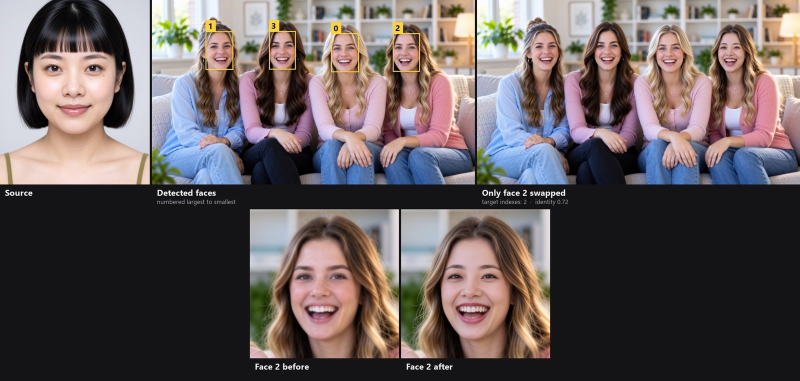
#> input picture .github/images/face-indexes-v2.jpg, 1600 x 762 px (shown at 1/2 size); its folder holds only this picture in this run
$ python -i safety.py   (imports and definitions only)
#> lines starting #> are read from the running program, lines starting #| are printed output that depends on the picture
### lib_visage/models.py
"""Model registry and on-demand downloads.

Visage never redistributes model weights. Every model is fetched from its
upstream host the first time it is needed and stored under the models
directory (``<forge>/models/visage`` by default). Several of these models are
licensed for non-commercial / research use only; the license is listed next
to each entry and surfaced in the UI.
"""

from __future__ import annotations

import hashlib
import os
import threading
import urllib.request
from dataclasses import dataclass, field

from .hashes import MODEL_HASHES

_FF_HF = "https://huggingface.co/facefusion/{release}/resolve/main/{file}"
_FF_GH = "https://github.com/facefusion/facefusion-assets/releases/download/{release}/{file}"
_REACTOR_HF = "https://huggingface.co/datasets/Gourieff/ReActor/resolve/main/models/{file}"


@dataclass(frozen=True)
class ModelSpec:
    key: str
    kind: str  # detector | recognizer | landmarker | swapper | restorer | occluder | parser
    file: str
    urls: tuple[str, ...]
    license: str
    label: str = ""
    # model specific knobs
    template: str = ""
    size: int = 0
    mean: float = 0.0
    std: float = 1.0
    arch: str = ""
    extra: dict = field(default_factory=dict)

    @property
    def title(self) -> str:
        return self.label or self.key


def _ff(release: str, file: str) -> tuple[str, ...]:
    return (_FF_HF.format(release=release, file=file), _FF_GH.format(release=release, file=file))


REGISTRY: dict[str, ModelSpec] = {}


def _add(spec: ModelSpec) -> None:
    REGISTRY[spec.key] = spec


# --- detection / analysis -------------------------------------------------
_add(ModelSpec("retinaface_10g", "detector", "detection/retinaface_10g.onnx", _ff("models-3.0.0", "retinaface_10g.onnx"),
               "MIT (InsightFace SCRFD-10G)", "RetinaFace / SCRFD 10G", arch="scrfd"))
_add(ModelSpec("scrfd_2.5g", "detector", "detection/scrfd_2.5g.onnx", _ff("models-3.0.0", "scrfd_2.5g.onnx"),
               "MIT (InsightFace)", "SCRFD 2.5G (fast)", arch="scrfd"))
_add(ModelSpec("yoloface_8n", "detector", "detection/yoloface_8n.onnx", _ff("models-3.0.0", "yoloface_8n.onnx"),
               "GPL-3.0 (YOLOv8-face)", "YOLOv8n face", arch="yoloface"))
_add(ModelSpec("arcface_w600k_r50", "recognizer", "recognition/arcface_w600k_r50.onnx", _ff("models-3.0.0", "arcface_w600k_r50.onnx"),
               "Non-commercial (InsightFace)", "ArcFace w600k r50", template="arcface_112", size=112))
_add(ModelSpec("fan_68_5", "landmarker", "detection/fan_68_5.onnx", _ff("models-3.0.0", "fan_68_5.onnx"),
               "Apache-2.0 (FaceFusion)", "5 to 68 landmark estimator"))
_add(ModelSpec("fairface", "classifier", "detection/fairface.onnx", _ff("models-3.0.0", "fairface.onnx"),
               "CC BY 4.0 (FairFace)", "FairFace gender / age", template="arcface_112", size=224))

# --- swappers ---------------------------------------------------------------
_add(ModelSpec("hyperswap_1a_256", "swapper", "swappers/hyperswap_1a_256.onnx", _ff("models-3.3.0", "hyperswap_1a_256.onnx"),
               "ResearchRAIL (FaceFusion)", "HyperSwap 1A 256", template="arcface_128", size=256, mean=0.5, std=0.5, arch="hyperswap"))
_add(ModelSpec("hyperswap_1b_256", "swapper", "swappers/hyperswap_1b_256.onnx", _ff("models-3.3.0", "hyperswap_1b_256.onnx"),
               "ResearchRAIL (FaceFusion)", "HyperSwap 1B 256", template="arcface_128", size=256, mean=0.5, std=0.5, arch="hyperswap"))
_add(ModelSpec("hyperswap_1c_256", "swapper", "swappers/hyperswap_1c_256.onnx", _ff("models-3.3.0", "hyperswap_1c_256.onnx"),
               "ResearchRAIL (FaceFusion)", "HyperSwap 1C 256", template="arcface_128", size=256, mean=0.5, std=0.5, arch="hyperswap"))
_add(ModelSpec("inswapper_128", "swapper", "swappers/inswapper_128.onnx", _ff("models-3.0.0", "inswapper_128.onnx"),
               "Non-commercial (InsightFace)", "inswapper 128", template="arcface_128", size=128, arch="inswapper"))
_add(ModelSpec("inswapper_128_fp16", "swapper", "swappers/inswapper_128_fp16.onnx", _ff("models-3.0.0", "inswapper_128_fp16.onnx"),
               "Non-commercial (InsightFace)", "inswapper 128 fp16", template="arcface_128", size=128, arch="inswapper"))
_add(ModelSpec("reswapper_128", "swapper", "swappers/reswapper_128.onnx", (_REACTOR_HF.format(file="reswapper_128.onnx"),),
               "Non-commercial (ReSwapper)", "ReSwapper 128", template="arcface_128", size=128, arch="inswapper"))
_add(ModelSpec("reswapper_256", "swapper", "swappers/reswapper_256.onnx", (_REACTOR_HF.format(file="reswapper_256.onnx"),),
               "Non-commercial (ReSwapper)", "ReSwapper 256", template="arcface_128", size=256, arch="inswapper"))

_add(ModelSpec("simswap_256", "swapper", "swappers/simswap_256.onnx", _ff("models-3.0.0", "simswap_256.onnx"),
               "Non-commercial (SimSwap)", "SimSwap 256", template="arcface_112_v1", size=256, arch="simswap",
               extra={"converter": "crossface_simswap", "mean": (0.485, 0.456, 0.406), "std": (0.229, 0.224, 0.225)}))
_add(ModelSpec("simswap_unofficial_512", "swapper", "swappers/simswap_unofficial_512.onnx", _ff("models-3.0.0", "simswap_unofficial_512.onnx"),
               "Non-commercial (SimSwap)", "SimSwap 512 (unofficial)", template="arcface_112_v1", size=512, arch="simswap",
               extra={"converter": "crossface_simswap"}))
_add(ModelSpec("ghost_1_256", "swapper", "swappers/ghost_1_256.onnx", _ff("models-3.0.0", "ghost_1_256.onnx"),
               "Apache-2.0 (GHOST, ai-forever)", "GHOST 1 256", template="arcface_112_v1", size=256, mean=0.5, std=0.5, arch="ghost",
               extra={"converter": "crossface_ghost"}))
_add(ModelSpec("ghost_2_256", "swapper", "swappers/ghost_2_256.onnx", _ff("models-3.0.0", "ghost_2_256.onnx"),
               "Apache-2.0 (GHOST, ai-forever)", "GHOST 2 256", template="arcface_112_v1", size=256, mean=0.5, std=0.5, arch="ghost",
               extra={"converter": "crossface_ghost"}))
_add(ModelSpec("ghost_3_256", "swapper", "swappers/ghost_3_256.onnx", _ff("models-3.0.0", "ghost_3_256.onnx"),
               "Apache-2.0 (GHOST, ai-forever)", "GHOST 3 256", template="arcface_112_v1", size=256, mean=0.5, std=0.5, arch="ghost",
               extra={"converter": "crossface_ghost"}))
_add(ModelSpec("hififace_unofficial_256", "swapper", "swappers/hififace_unofficial_256.onnx", _ff("models-3.1.0", "hififace_unofficial_256.onnx"),
               "Unknown (HiFiFace, unofficial port)", "HiFiFace 256 (unofficial)", template="mtcnn_512", size=256, mean=0.5, std=0.5,
               arch="hififace", extra={"converter": "crossface_hififace"}))
_add(ModelSpec("alphaface_256", "swapper", "swappers/alphaface_256.onnx", _ff("models-3.9.0", "alphaface_256.onnx"),
               "Non-commercial (AlphaFace)", "AlphaFace 256", template="arcface_128", size=256, arch="alphaface"))

# identity converters: ArcFace embedding -> the identity space a swapper was trained on
for _name in ("ghost", "simswap", "hififace"):
    _add(ModelSpec(f"crossface_{_name}", "converter", f"convert/crossface_{_name}.onnx", _ff("models-3.4.0", f"crossface_{_name}.onnx"),
                   "FaceFusion (see upstream terms)", f"CrossFace {_name}"))
#> further down, picture is the input picture: shape (762, 1600, 3); mean B, G, R 91.8, 91.7, 101.4

# --- content safety (optional SFW filter) -------------------------------------
_add(ModelSpec("nsfw_1", "safety", "safety/nsfw_1.onnx", _ff("models-3.3.0", "nsfw_1.onnx"), "see FaceFusion", "NSFW detector 1", size=640,
               extra={"mean": (0.0, 0.0, 0.0), "std": (1.0, 1.0, 1.0)}))
_add(ModelSpec("nsfw_2", "safety", "safety/nsfw_2.onnx", _ff("models-3.3.0", "nsfw_2.onnx"), "see FaceFusion", "NSFW classifier 2", size=384,
               extra={"mean": (0.5, 0.5, 0.5), "std": (0.5, 0.5, 0.5)}))
_add(ModelSpec("nsfw_3", "safety", "safety/nsfw_3.onnx", _ff("models-3.3.0", "nsfw_3.onnx"), "see FaceFusion", "NSFW classifier 3", size=448,
               extra={"mean": (0.48145466, 0.4578275, 0.40821073), "std": (0.26862954, 0.26130258, 0.27577711)}))

# --- restorers --------------------------------------------------------------
_add(ModelSpec("gfpgan_1.4", "restorer", "restorers/gfpgan_1.4.onnx", _ff("models-3.0.0", "gfpgan_1.4.onnx"),
               "Apache-2.0 (TencentARC)", "GFPGAN 1.4", template="ffhq_512", size=512))
_add(ModelSpec("codeformer", "restorer", "restorers/codeformer.onnx", _ff("models-3.0.0", "codeformer.onnx"),
               "S-Lab 1.0 (non-commercial)", "CodeFormer", template="ffhq_512", size=512))
_add(ModelSpec("gpen_bfr_256", "restorer", "restorers/gpen_bfr_256.onnx", _ff("models-3.0.0", "gpen_bfr_256.onnx"),
               "Non-commercial (GPEN)", "GPEN-BFR 256", template="arcface_128", size=256))
_add(ModelSpec("gpen_bfr_512", "restorer", "restorers/gpen_bfr_512.onnx", _ff("models-3.0.0", "gpen_bfr_512.onnx"),
               "Non-commercial (GPEN)", "GPEN-BFR 512", template="ffhq_512", size=512))
_add(ModelSpec("gpen_bfr_1024", "restorer", "restorers/gpen_bfr_1024.onnx", _ff("models-3.0.0", "gpen_bfr_1024.onnx"),
               "Non-commercial (GPEN)", "GPEN-BFR 1024", template="ffhq_512", size=1024))
_add(ModelSpec("gpen_bfr_2048", "restorer", "restorers/gpen_bfr_2048.onnx", _ff("models-3.0.0", "gpen_bfr_2048.onnx"),
               "Non-commercial (GPEN)", "GPEN-BFR 2048", template="ffhq_512", size=2048))
_add(ModelSpec("restoreformer_plus_plus", "restorer", "restorers/restoreformer_plus_plus.onnx", _ff("models-3.0.0", "restoreformer_plus_plus.onnx"),
               "Apache-2.0 (RestoreFormer++)", "RestoreFormer++", template="ffhq_512", size=512))

# --- masks ------------------------------------------------------------------
_add(ModelSpec("xseg_1", "occluder", "masks/xseg_1.onnx", _ff("models-3.1.0", "xseg_1.onnx"),
               "GPL-3.0 (DeepFaceLab XSeg)", "XSeg 1", size=256))
_add(ModelSpec("xseg_2", "occluder", "masks/xseg_2.onnx", _ff("models-3.1.0", "xseg_2.onnx"),
               "GPL-3.0 (DeepFaceLab XSeg)", "XSeg 2", size=256))
_add(ModelSpec("bisenet_resnet_34", "parser", "masks/bisenet_resnet_34.onnx", _ff("models-3.0.0", "bisenet_resnet_34.onnx"),
               "MIT (yakhyo face-parsing)", "BiSeNet ResNet-34", size=512))
_add(ModelSpec("bisenet_resnet_18", "parser", "masks/bisenet_resnet_18.onnx", _ff("models-3.1.0", "bisenet_resnet_18.onnx"),
               "MIT (yakhyo face-parsing)", "BiSeNet ResNet-18", size=512))


def keys_of(kind: str) -> list[str]:
    return [k for k, s in REGISTRY.items() if s.kind == kind]


# --- paths / downloads --------------------------------------------------------
_models_dir: str | None = None
_download_lock = threading.Lock()
allow_download = True


def set_models_dir(path: str) -> None:
    global _models_dir
    _models_dir = path


# [4 lines left out: function models_dir, not called in this run]


def local_path(key: str) -> str:
    return os.path.join(models_dir(), *REGISTRY[key].file.split("/"))


def is_downloaded(key: str) -> bool:
    return os.path.isfile(local_path(key))


class ModelUnavailable(RuntimeError):
    pass


# [92 lines left out: functions ensure, _sha256, verify, _download, delete, disk_usage, not called in this run]


__all__ = ["REGISTRY", "ModelSpec", "ModelUnavailable", "ensure", "keys_of", "local_path", "is_downloaded",
           "set_models_dir", "models_dir"]

### lib_visage/safety.py
"""Optional SFW filter (off by default).

Three independent NSFW models vote. An image counts as NSFW only when at least
two agree, which keeps false positives low. The models are downloaded only when
the filter is switched on.
"""

from __future__ import annotations

import cv2
import numpy as np

from . import models, runtime

MODES = ["off", "skip", "blur"]  # off: no check | skip: leave NSFW images untouched | blur: blur NSFW results


def _fit_contain(frame: np.ndarray, size: int) -> np.ndarray:
    h, w = frame.shape[:2]
    scale = min(size / h, size / w)
    nw, nh = max(1, int(w * scale)), max(1, int(h * scale))
    resized = cv2.resize(frame, (nw, nh), interpolation=cv2.INTER_AREA)
    canvas = np.zeros((size, size, 3), dtype=resized.dtype)
    y, x = (size - nh) // 2, (size - nw) // 2
    canvas[y:y + nh, x:x + nw] = resized
    return canvas


def _run(key: str, frame: np.ndarray, progress=None) -> np.ndarray:
    spec = models.REGISTRY[key]
    sess = runtime.session(key, progress)
    x = _fit_contain(frame, spec.size).astype(np.float32) / 255.0
    x = (x - np.asarray(spec.extra["mean"], np.float32)) / np.asarray(spec.extra["std"], np.float32)
    return sess.run(None, {sess.get_inputs()[0].name: x.transpose(2, 0, 1)[None].astype(np.float32)})[0]


def votes(frame: np.ndarray, progress=None) -> dict[str, bool]:
    """Per-model verdicts for an RGB frame."""
    d1 = _run("nsfw_1", frame, progress)  # 1 x (4 + classes) x anchors, detector style
    s1 = float(np.max(np.amax(d1[:, 4:], axis=1)))
    d2 = _run("nsfw_2", frame, progress)[0]
    s2 = float(d2[0] - d2[1])
    d3 = _run("nsfw_3", frame, progress)[0]
    s3 = float((d3[2] + d3[3]) - (d3[0] + d3[1]))
    return {"nsfw_1": s1 > 0.2, "nsfw_2": s2 > 0.25, "nsfw_3": s3 > 10.5}


def is_nsfw(frame: np.ndarray, progress=None) -> bool:
    return sum(votes(frame, progress).values()) >= 2


def blur(frame: np.ndarray) -> np.ndarray:
    h, w = frame.shape[:2]
#> h = 762; w = 1600
    k = max(h, w) // 12
#> k = 133
    small = cv2.resize(frame, (max(1, w // k), max(1, h // k)), interpolation=cv2.INTER_AREA)
    return cv2.GaussianBlur(cv2.resize(small, (w, h), interpolation=cv2.INTER_LINEAR), (0, 0), k / 3)
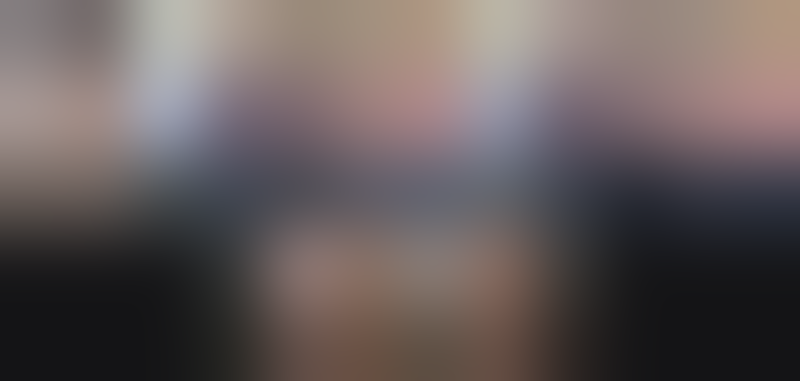
#> returned value: shape (762, 1600, 3) (shown at 1/2 size); mean of channels 0, 1, 2 91.7, 91.6, 101.2; drawn as B, G, R

>>> import cv2
>>> picture = cv2.imread('../.github/images/face-indexes-v2.jpg')
>>> result = blur(picture)

$ run again, on .github/images/face-indexes.jpg
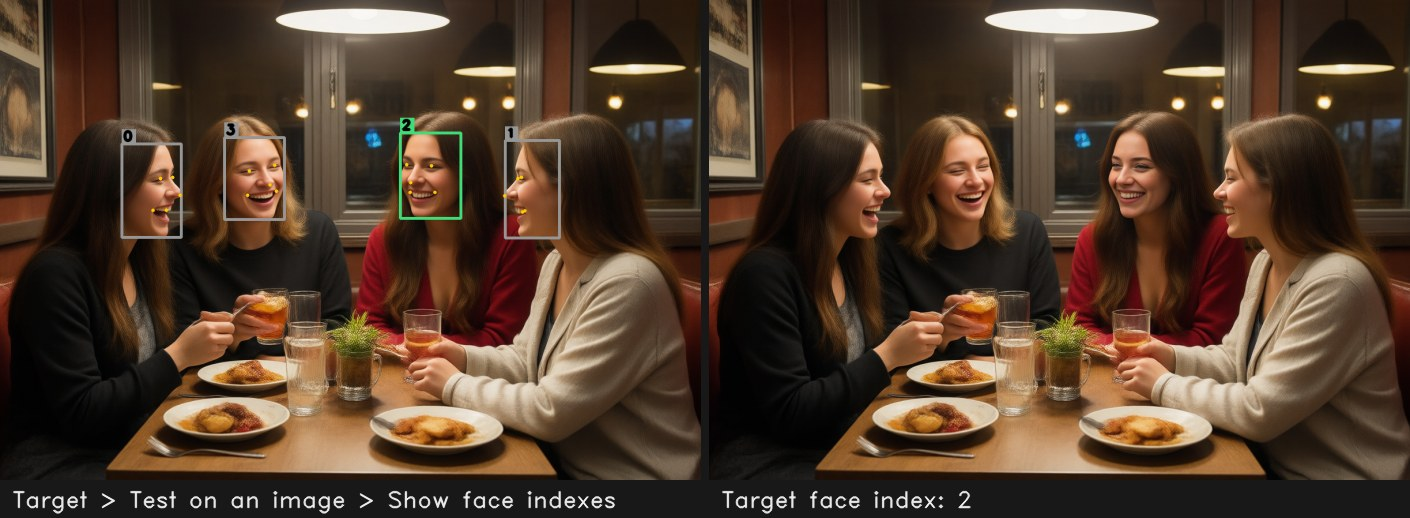
#> input picture .github/images/face-indexes.jpg, 1410 x 518 px
#> picture is the input picture: shape (518, 1410, 3); mean B, G, R 43.7, 59.6, 80.3
#> in blur, `return cv2.GaussianBlur(cv2.resize(small, (w, h), interpolation=cv2.IN..`:
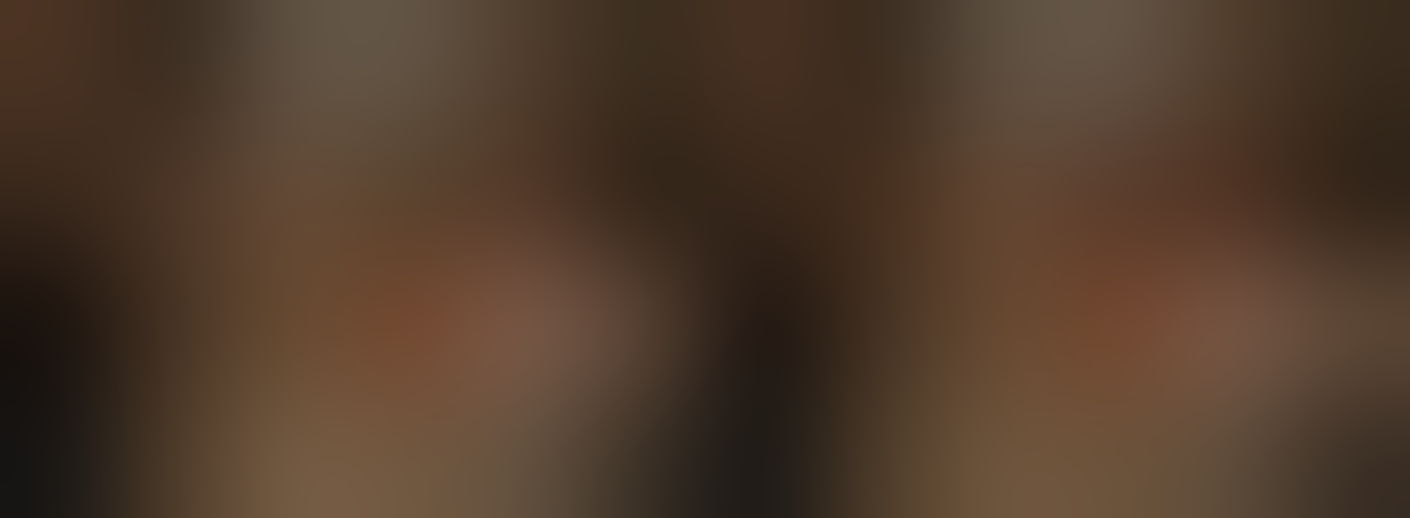
#> returned value: shape (518, 1410, 3); mean of channels 0, 1, 2 43.5, 59.4, 80.1; drawn as B, G, R

$ run again, on .github/images/natural-likeness.jpg
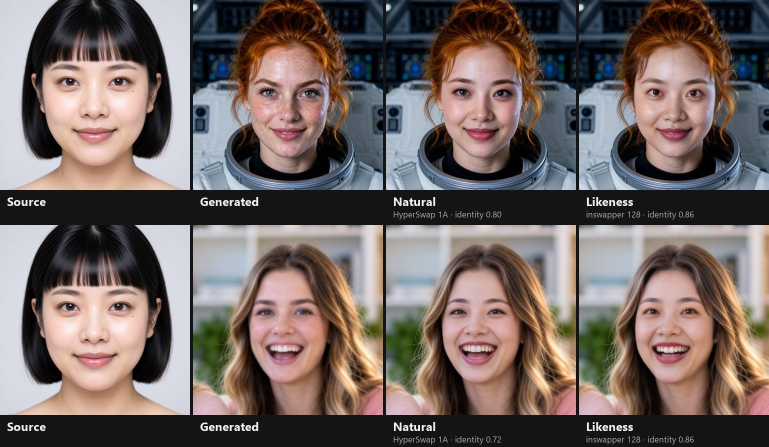
#> input picture .github/images/natural-likeness.jpg, 1538 x 894 px (shown at 1/2 size)
#> picture is the input picture: shape (894, 1538, 3); mean B, G, R 97.9, 101.1, 113.7
#> in blur, `return cv2.GaussianBlur(cv2.resize(small, (w, h), interpolation=cv2.IN..`:
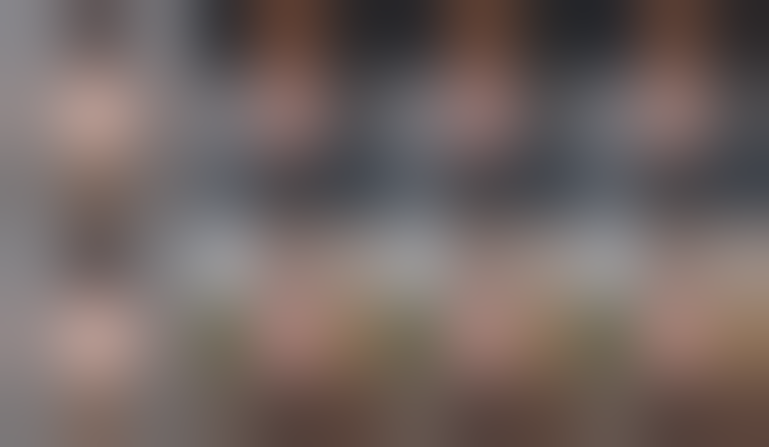
#> returned value: shape (894, 1538, 3) (shown at 1/2 size); mean of channels 0, 1, 2 97.8, 101, 113.5; drawn as B, G, R

$ run again, on .github/images/refine-beard.jpg
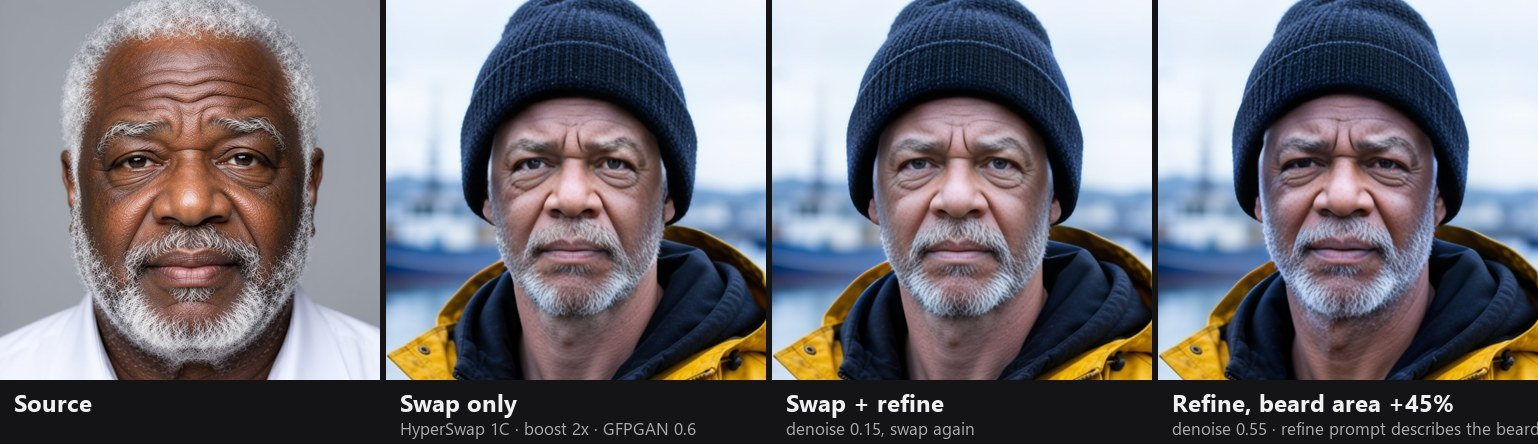
#> input picture .github/images/refine-beard.jpg, 1538 x 444 px
#> picture is the input picture: shape (444, 1538, 3); mean B, G, R 117.1, 110.7, 113.2
#> in blur, `return cv2.GaussianBlur(cv2.resize(small, (w, h), interpolation=cv2.IN..`:
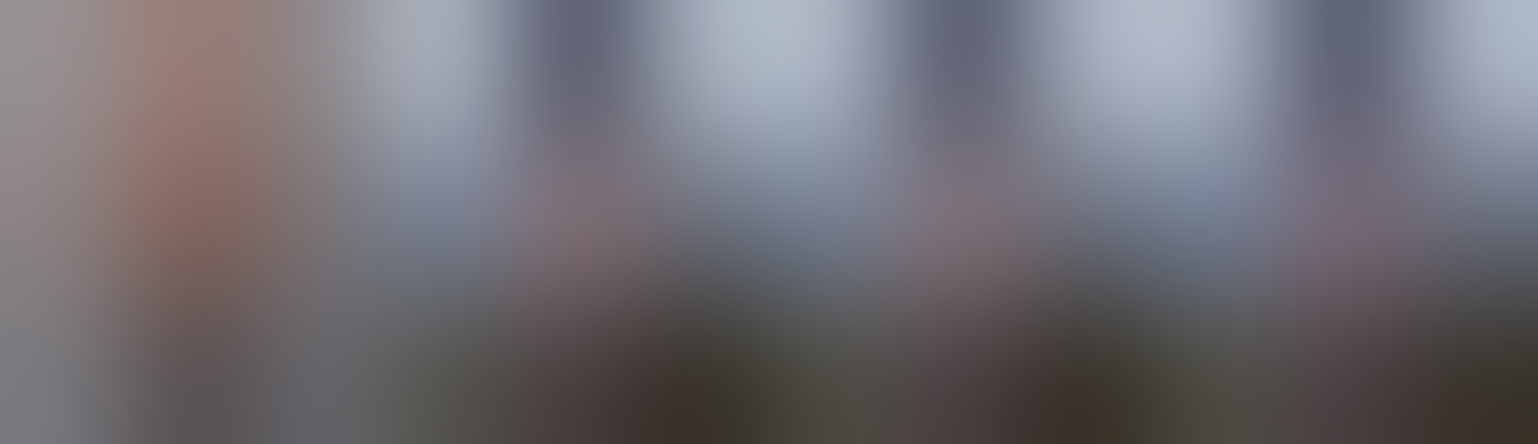
#> returned value: shape (444, 1538, 3); mean of channels 0, 1, 2 116.9, 110.6, 113.2; drawn as B, G, R
